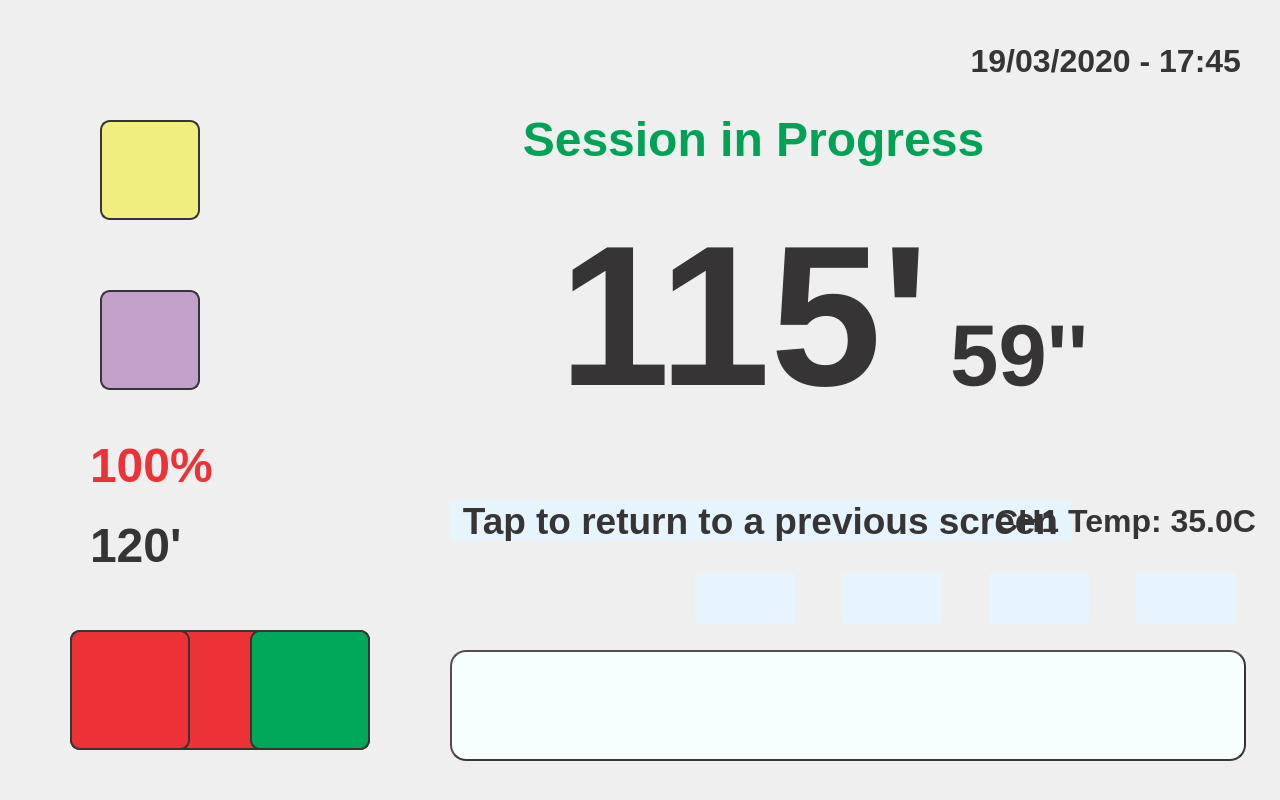
<?xml version="1.0" encoding="UTF-8"?>
<ui version="4.0">
 <class>TreatmentDialog</class>
 <widget class="QDialog" name="TreatmentDialog">
  <property name="geometry">
   <rect>
    <x>0</x>
    <y>0</y>
    <width>1280</width>
    <height>800</height>
   </rect>
  </property>
  <property name="windowTitle">
   <string>Dialog</string>
  </property>
  <property name="styleSheet">
   <string notr="true">QDialog {
background-image: url(:/background/resources/background_magnet_03.png);
}</string>
  </property>
  <widget class="QPushButton" name="freqButton">
   <property name="geometry">
    <rect>
     <x>100</x>
     <y>290</y>
     <width>100</width>
     <height>100</height>
    </rect>
   </property>
   <property name="minimumSize">
    <size>
     <width>100</width>
     <height>100</height>
    </size>
   </property>
   <property name="styleSheet">
    <string notr="true">background-image: url(:/frequencies/resources/62_64Hz.png);
background-color: rgb(196, 161, 203);
border-radius: 10px;
border:2px solid rgb(55, 52, 53);</string>
   </property>
   <property name="text">
    <string/>
   </property>
  </widget>
  <widget class="QPushButton" name="signalButton">
   <property name="geometry">
    <rect>
     <x>100</x>
     <y>120</y>
     <width>100</width>
     <height>100</height>
    </rect>
   </property>
   <property name="minimumSize">
    <size>
     <width>100</width>
     <height>100</height>
    </size>
   </property>
   <property name="styleSheet">
    <string notr="true">background-image: url(:/buttons/resources/Sinus.png);
background-color: rgb(240, 238, 126);
border-radius: 10px;
border:2px solid rgb(55, 52, 53);</string>
   </property>
   <property name="text">
    <string/>
   </property>
  </widget>
  <widget class="QTextEdit" name="textEdit">
   <property name="geometry">
    <rect>
     <x>450</x>
     <y>650</y>
     <width>796</width>
     <height>111</height>
    </rect>
   </property>
   <property name="styleSheet">
    <string notr="true">border:2px outset;
background-color: rgb(246, 255, 254);
border-radius: 16px;
color: rgb(0, 0, 127);
border-color: rgb(55, 52, 53);</string>
   </property>
  </widget>
  <widget class="QPushButton" name="stop_rsmButton">
   <property name="geometry">
    <rect>
     <x>70</x>
     <y>630</y>
     <width>300</width>
     <height>120</height>
    </rect>
   </property>
   <property name="minimumSize">
    <size>
     <width>100</width>
     <height>100</height>
    </size>
   </property>
   <property name="styleSheet">
    <string notr="true">background-image: url(:/buttons/resources/Stop-Pause.png);
background-color: rgb(237, 50, 55);
border-radius: 10px;
border:2px solid rgb(55, 52, 53);</string>
   </property>
   <property name="text">
    <string/>
   </property>
  </widget>
  <widget class="QLabel" name="date_timeLabel">
   <property name="geometry">
    <rect>
     <x>910</x>
     <y>40</y>
     <width>331</width>
     <height>41</height>
    </rect>
   </property>
   <property name="font">
    <font>
     <family>Liberation Sans</family>
     <pointsize>24</pointsize>
     <weight>75</weight>
     <bold>true</bold>
    </font>
   </property>
   <property name="styleSheet">
    <string notr="true">color: rgb(55, 52, 53);</string>
   </property>
   <property name="text">
    <string>19/03/2020 - 17:45</string>
   </property>
   <property name="alignment">
    <set>Qt::AlignRight|Qt::AlignTrailing|Qt::AlignVCenter</set>
   </property>
  </widget>
  <widget class="QLabel" name="powerLabel">
   <property name="geometry">
    <rect>
     <x>90</x>
     <y>440</y>
     <width>151</width>
     <height>51</height>
    </rect>
   </property>
   <property name="font">
    <font>
     <family>Liberation Sans</family>
     <pointsize>36</pointsize>
     <weight>75</weight>
     <bold>true</bold>
    </font>
   </property>
   <property name="styleSheet">
    <string notr="true">color: rgb(237, 50, 55);</string>
   </property>
   <property name="text">
    <string>100%</string>
   </property>
   <property name="alignment">
    <set>Qt::AlignLeading|Qt::AlignLeft|Qt::AlignVCenter</set>
   </property>
  </widget>
  <widget class="QLabel" name="progressLabel">
   <property name="geometry">
    <rect>
     <x>448</x>
     <y>109</y>
     <width>611</width>
     <height>61</height>
    </rect>
   </property>
   <property name="font">
    <font>
     <family>Liberation Sans</family>
     <pointsize>36</pointsize>
     <weight>75</weight>
     <bold>true</bold>
    </font>
   </property>
   <property name="styleSheet">
    <string notr="true">color: rgb(0, 163, 86);</string>
   </property>
   <property name="text">
    <string>Session in Progress</string>
   </property>
   <property name="alignment">
    <set>Qt::AlignCenter</set>
   </property>
  </widget>
  <widget class="QLabel" name="remaining_secsLabel">
   <property name="geometry">
    <rect>
     <x>950</x>
     <y>280</y>
     <width>161</width>
     <height>151</height>
    </rect>
   </property>
   <property name="font">
    <font>
     <family>Liberation Sans</family>
     <pointsize>65</pointsize>
     <weight>75</weight>
     <bold>true</bold>
    </font>
   </property>
   <property name="styleSheet">
    <string notr="true">color: rgb(55, 52, 53);</string>
   </property>
   <property name="text">
    <string>59''</string>
   </property>
   <property name="alignment">
    <set>Qt::AlignLeading|Qt::AlignLeft|Qt::AlignVCenter</set>
   </property>
  </widget>
  <widget class="QLabel" name="remaining_minsLabel">
   <property name="geometry">
    <rect>
     <x>448</x>
     <y>200</y>
     <width>481</width>
     <height>231</height>
    </rect>
   </property>
   <property name="font">
    <font>
     <family>Liberation Sans</family>
     <pointsize>150</pointsize>
     <weight>75</weight>
     <bold>true</bold>
    </font>
   </property>
   <property name="styleSheet">
    <string notr="true">color: rgb(55, 52, 53);</string>
   </property>
   <property name="text">
    <string>115'</string>
   </property>
   <property name="alignment">
    <set>Qt::AlignRight|Qt::AlignTrailing|Qt::AlignVCenter</set>
   </property>
  </widget>
  <widget class="QLabel" name="minutesLabel">
   <property name="geometry">
    <rect>
     <x>90</x>
     <y>520</y>
     <width>151</width>
     <height>51</height>
    </rect>
   </property>
   <property name="font">
    <font>
     <family>Liberation Sans</family>
     <pointsize>36</pointsize>
     <weight>75</weight>
     <bold>true</bold>
    </font>
   </property>
   <property name="styleSheet">
    <string notr="true">color: rgb(55, 52, 53);</string>
   </property>
   <property name="text">
    <string>120'</string>
   </property>
   <property name="alignment">
    <set>Qt::AlignLeading|Qt::AlignLeft|Qt::AlignVCenter</set>
   </property>
  </widget>
  <widget class="QPushButton" name="stopButton">
   <property name="geometry">
    <rect>
     <x>70</x>
     <y>630</y>
     <width>120</width>
     <height>120</height>
    </rect>
   </property>
   <property name="minimumSize">
    <size>
     <width>100</width>
     <height>100</height>
    </size>
   </property>
   <property name="styleSheet">
    <string notr="true">background-image: url(:/buttons/resources/Stop.png);
background-color: rgb(237, 50, 55);
border-radius: 10px;
border:2px solid rgb(55, 52, 53);</string>
   </property>
   <property name="text">
    <string/>
   </property>
  </widget>
  <widget class="QPushButton" name="rsmButton">
   <property name="geometry">
    <rect>
     <x>250</x>
     <y>630</y>
     <width>120</width>
     <height>120</height>
    </rect>
   </property>
   <property name="minimumSize">
    <size>
     <width>100</width>
     <height>100</height>
    </size>
   </property>
   <property name="styleSheet">
    <string notr="true">background-image: url(:/buttons/resources/Rsm.png);
background-color: rgb(0, 168, 89);
border-radius: 10px;
border:2px solid rgb(55, 52, 53);</string>
   </property>
   <property name="text">
    <string/>
   </property>
  </widget>
  <widget class="QPushButton" name="doneButton">
   <property name="geometry">
    <rect>
     <x>450</x>
     <y>500</y>
     <width>621</width>
     <height>41</height>
    </rect>
   </property>
   <property name="font">
    <font>
     <family>Liberation Sans</family>
     <pointsize>28</pointsize>
     <weight>75</weight>
     <bold>true</bold>
    </font>
   </property>
   <property name="focusPolicy">
    <enum>Qt::NoFocus</enum>
   </property>
   <property name="styleSheet">
    <string notr="true">background-color: rgb(230, 245, 253);
border: 0px;
color: rgb(55, 52, 53);</string>
   </property>
   <property name="text">
    <string>Tap to return to a previous screen</string>
   </property>
  </widget>
  <widget class="QWidget" name="layoutWidget_6">
   <property name="geometry">
    <rect>
     <x>670</x>
     <y>560</y>
     <width>591</width>
     <height>76</height>
    </rect>
   </property>
   <layout class="QHBoxLayout" name="horizontalLayout_5">
    <property name="spacing">
     <number>22</number>
    </property>
    <item>
     <widget class="QPushButton" name="ant1Button">
      <property name="sizePolicy">
       <sizepolicy hsizetype="Fixed" vsizetype="Fixed">
        <horstretch>0</horstretch>
        <verstretch>0</verstretch>
       </sizepolicy>
      </property>
      <property name="minimumSize">
       <size>
        <width>100</width>
        <height>50</height>
       </size>
      </property>
      <property name="font">
       <font>
        <family>Liberation Sans</family>
        <pointsize>16</pointsize>
        <weight>75</weight>
        <bold>true</bold>
       </font>
      </property>
      <property name="styleSheet">
       <string notr="true">background-color: rgb(230, 245, 253);
border: 0px;
</string>
      </property>
      <property name="text">
       <string/>
      </property>
      <property name="icon">
       <iconset resource="light1_res.qrc">
        <normaloff>:/buttons/resources/wifi-symbol_disa.png</normaloff>:/buttons/resources/wifi-symbol_disa.png</iconset>
      </property>
      <property name="iconSize">
       <size>
        <width>100</width>
        <height>100</height>
       </size>
      </property>
     </widget>
    </item>
    <item>
     <widget class="QPushButton" name="ant2Button">
      <property name="sizePolicy">
       <sizepolicy hsizetype="Fixed" vsizetype="Fixed">
        <horstretch>0</horstretch>
        <verstretch>0</verstretch>
       </sizepolicy>
      </property>
      <property name="minimumSize">
       <size>
        <width>100</width>
        <height>50</height>
       </size>
      </property>
      <property name="font">
       <font>
        <family>Liberation Sans</family>
        <pointsize>16</pointsize>
        <weight>75</weight>
        <bold>true</bold>
       </font>
      </property>
      <property name="styleSheet">
       <string notr="true">background-color: rgb(230, 245, 253);
border: 0px;
</string>
      </property>
      <property name="text">
       <string/>
      </property>
      <property name="icon">
       <iconset resource="light1_res.qrc">
        <normaloff>:/buttons/resources/wifi-symbol_disa.png</normaloff>:/buttons/resources/wifi-symbol_disa.png</iconset>
      </property>
      <property name="iconSize">
       <size>
        <width>100</width>
        <height>100</height>
       </size>
      </property>
     </widget>
    </item>
    <item>
     <widget class="QPushButton" name="ant3Button">
      <property name="sizePolicy">
       <sizepolicy hsizetype="Fixed" vsizetype="Fixed">
        <horstretch>0</horstretch>
        <verstretch>0</verstretch>
       </sizepolicy>
      </property>
      <property name="minimumSize">
       <size>
        <width>100</width>
        <height>50</height>
       </size>
      </property>
      <property name="font">
       <font>
        <family>Liberation Sans</family>
        <pointsize>16</pointsize>
        <weight>75</weight>
        <bold>true</bold>
       </font>
      </property>
      <property name="styleSheet">
       <string notr="true">background-color: rgb(230, 245, 253);
border: 0px;
</string>
      </property>
      <property name="text">
       <string/>
      </property>
      <property name="icon">
       <iconset resource="light1_res.qrc">
        <normaloff>:/buttons/resources/wifi-symbol_disa.png</normaloff>:/buttons/resources/wifi-symbol_disa.png</iconset>
      </property>
      <property name="iconSize">
       <size>
        <width>100</width>
        <height>100</height>
       </size>
      </property>
     </widget>
    </item>
    <item>
     <widget class="QPushButton" name="ant4Button">
      <property name="sizePolicy">
       <sizepolicy hsizetype="Fixed" vsizetype="Fixed">
        <horstretch>0</horstretch>
        <verstretch>0</verstretch>
       </sizepolicy>
      </property>
      <property name="minimumSize">
       <size>
        <width>100</width>
        <height>50</height>
       </size>
      </property>
      <property name="font">
       <font>
        <family>Liberation Sans</family>
        <pointsize>16</pointsize>
        <weight>75</weight>
        <bold>true</bold>
       </font>
      </property>
      <property name="styleSheet">
       <string notr="true">background-color: rgb(230, 245, 253);
border: 0px;
</string>
      </property>
      <property name="text">
       <string/>
      </property>
      <property name="icon">
       <iconset resource="light1_res.qrc">
        <normaloff>:/buttons/resources/wifi-symbol_disa.png</normaloff>:/buttons/resources/wifi-symbol_disa.png</iconset>
      </property>
      <property name="iconSize">
       <size>
        <width>100</width>
        <height>100</height>
       </size>
      </property>
     </widget>
    </item>
   </layout>
  </widget>
  <widget class="QLabel" name="tempLabel">
   <property name="geometry">
    <rect>
     <x>925</x>
     <y>500</y>
     <width>331</width>
     <height>41</height>
    </rect>
   </property>
   <property name="font">
    <font>
     <family>Liberation Sans</family>
     <pointsize>24</pointsize>
     <weight>75</weight>
     <bold>true</bold>
    </font>
   </property>
   <property name="styleSheet">
    <string notr="true">color: rgb(55, 52, 53);</string>
   </property>
   <property name="text">
    <string>CH1 Temp: 35.0C</string>
   </property>
   <property name="alignment">
    <set>Qt::AlignRight|Qt::AlignTrailing|Qt::AlignVCenter</set>
   </property>
  </widget>
 </widget>
 <resources>
  <include location="light1_res.qrc"/>
 </resources>
 <connections/>
</ui>
